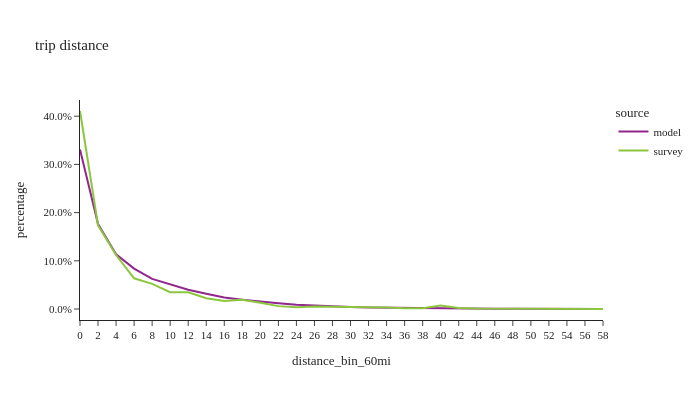

Write notebook code for a chart like this one.
### Code cell
df_plot = trip_data.loc[trip_data['distance_bin_60mi'].notna()].groupby(['source','distance_bin_60mi'])['trip_weight'].sum().reset_index()
df_plot['percentage'] = df_plot.groupby(['source'], group_keys=False)['trip_weight']. \
    apply(lambda x: x / float(x.sum()))

fig2 = px.line(df_plot, x='distance_bin_60mi', y="percentage", color="source", title="trip distance")
fig2.for_each_annotation(lambda a: a.update(text = a.text.split("=")[-1]))
fig2.update_layout(height=400, width=700, font=dict(size=11), yaxis=dict(tickformat=".1%"))
fig2.show()

### Figure 1 — Plotly figure (JSON) as saved in the notebook; plotly's stock layout.template omitted (floating-point values rounded to 4 significant figures)
{"data": [{"hovertemplate": "source=model<br>distance_bin_60mi=%{x}<br>percentage=%{y}<extra></extra>", "legendgroup": "model", "line": {"color": "#91268F", "dash": "solid"}, "marker": {"symbol": "circle"}, "mode": "lines", "name": "model", "orientation": "v", "showlegend": true, "type": "scatter", "x": ["0", "2", "4", "6", "8", "10", "12", "14", "16", "18", "20", "22", "24", "26", "28", "30", "32", "34", "36", "38", "40", "42", "44", "46", "48", "50", "52", "54", "56", "58"], "xaxis": "x", "y": [0.331, 0.1763, 0.1136, 0.08384, 0.06252, 0.05059, 0.04015, 0.03186, 0.02369, 0.01926, 0.01506, 0.01198, 0.008875, 0.006831, 0.005262, 0.004091, 0.003122, 0.002565, 0.002009, 0.00163, 0.001339, 0.001078, 0.0007928, 0.0006236, 0.0005062, 0.0003705, 0.0003225, 0.0002632, 0.0002564, 0.0002688], "yaxis": "y"}, {"hovertemplate": "source=survey<br>distance_bin_60mi=%{x}<br>percentage=%{y}<extra></extra>", "legendgroup": "survey", "line": {"color": "#8CC63E", "dash": "solid"}, "marker": {"symbol": "circle"}, "mode": "lines", "name": "survey", "orientation": "v", "showlegend": true, "type": "scatter", "x": ["0", "2", "4", "6", "8", "10", "12", "14", "16", "18", "20", "22", "24", "26", "28", "30", "32", "34", "36", "38", "40", "42", "44", "46", "48", "50", "52", "54", "56", "58"], "xaxis": "x", "y": [0.4108, 0.1735, 0.1121, 0.06365, 0.05225, 0.03472, 0.03488, 0.0222, 0.01642, 0.01934, 0.01295, 0.005976, 0.003715, 0.005217, 0.004874, 0.004561, 0.00299, 0.003297, 0.00141, 0.001614, 0.007188, 0.001973, 0.0008135, 0.0006186, 0.0005887, 0.001365, 0.0001492, 0.0003928, 0.0004743, 2.62e-05], "yaxis": "y"}], "layout": {"font": {"size": 11}, "height": 400, "legend": {"title": {"text": "source"}, "tracegroupgap": 0}, "title": {"text": "trip distance"}, "width": 700, "xaxis": {"anchor": "y", "domain": [0, 1], "title": {"text": "distance_bin_60mi"}}, "yaxis": {"anchor": "x", "domain": [0, 1], "tickformat": ".1%", "title": {"text": "percentage"}}}}
